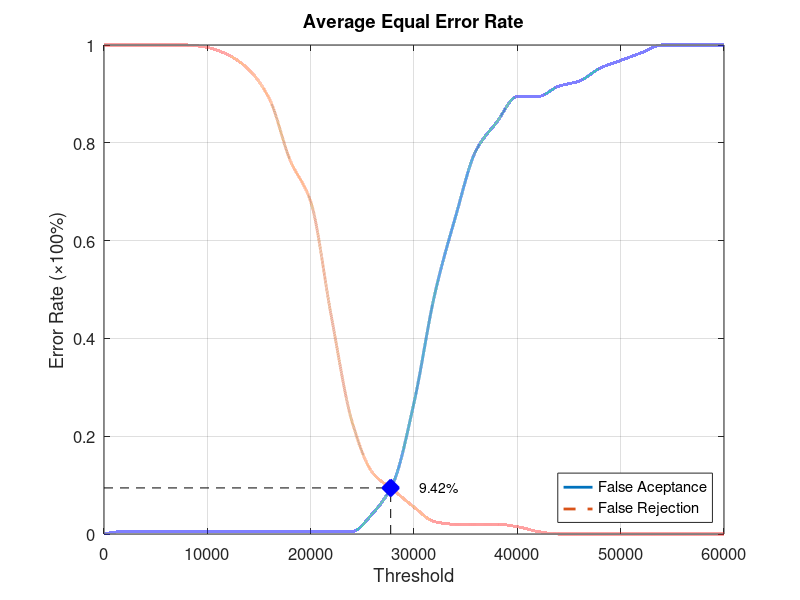
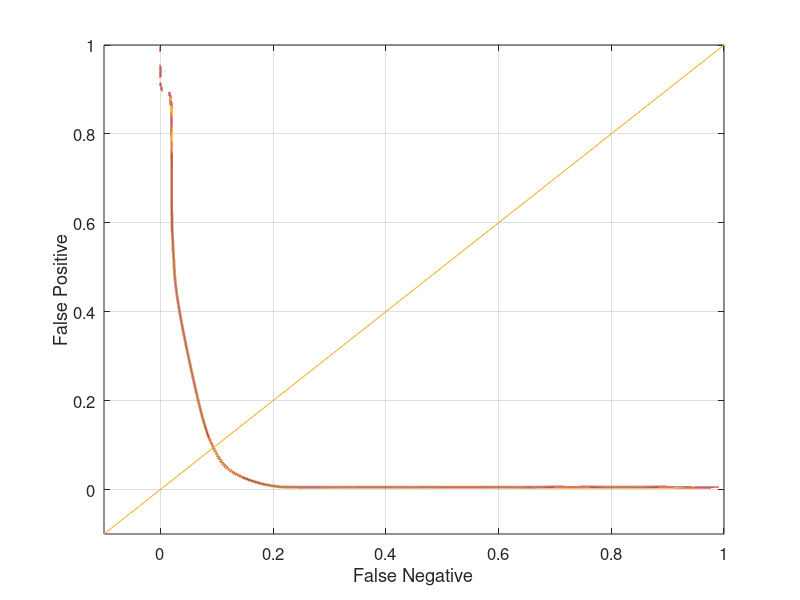

These charts were generated, in order, by the following MATLAB code:
function yEER = Database3_1
close all;
clear;
clc;
x = 0:2000:60000;
xq = 0:0.5:60000;

y0 = [0 0.00526316 0.00526316 0.00526316 0.00526316 0.00526316 0.00526316 0.00526316 0.00526316 0.00526316 0.00526316 0.00526316 0.00526316 0.0421053 0.105263 0.268421 0.489474 0.647368 0.784211 0.842105 0.894737 0.894737 0.915789 0.926316 0.952632 0.968421 0.984211 1 1 1 1];
yy0 = interp1(x, y0, xq, 'pchip');
y1 = [1 1 1 1 1 0.995 0.98 0.95 0.89 0.765 0.68 0.445 0.23 0.125 0.09 0.055 0.025 0.02 0.02 0.02 0.015 0.005 0 0 0 0 0 0 0 0 0];
yy1 = interp1(x, y1, xq, 'pchip');

% Calculating EER: 
y2 = abs(y0 - y1);
find(y2 == min(y2))
yy2 = abs(yy0 - yy1);
xEER = find(yy2 == min(yy2));
xEERIndex = xq(xEER) % X-axis EER
yEER = yy0(xEER) % Y-axis EER

main = figure
plot(xq, yy0,'-','LineWidth', 2);	hold on
plot(xq, yy1,'--','LineWidth', 2);	hold on
plot([xEERIndex xEERIndex], [0 yEER], 'k--');	hold on
plot([0 xEERIndex], [yEER yEER], 'k--');	hold on
plot(xEERIndex, yEER, 'bx', 'LineWidth', 10);	hold on
text(xEERIndex + 10 * xEERIndex / 100, yEER, [num2str(round((10000 * yEER)) / 100) '%'])
legend('False Aceptance', 'False Rejection', 'Location', 'SouthEast')
xlabel('Threshold')
ylabel('Error Rate (\times100%)')
title('Average Equal Error Rate')
set(gca, 'FontSize', 12)
axis([0 60000 0 1])
grid on

print(main, 'Database3_1Main', '-dpng');
FNRxFPR = figure('Color', [1 1 1]);
plot(yy1, yy0, '-', yy1, yy0, 'LineWidth', 2);
hold on
y = -0.1:0.1:1
plot(y, y); 
set(gca, 'FontSize', 12)
xlabel('False Negative')
ylabel('False Positive')
axis([-0.1 1 -0.1 1])
set(gca, 'FontSize', 12)
grid on

print(FNRxFPR, 'Database3_1FNRxFPR','-dpng');
end
